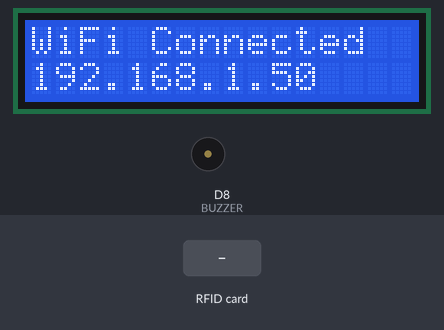
Bench run of a sketch on a simulated ESP8266 (NodeMCU). Parts: 16×2 character LCD, buzzer (waves = sounding, pin HIGH). The inputs (shaded band) are chosen by the test bench. WiFi joins after 1.5 s; servers stay silent unless stated; uploads are accepted with an empty reply; what the sketch prints to the serial monitor is not drawn.

Above: at 1.7 s.
At 4.3 s:
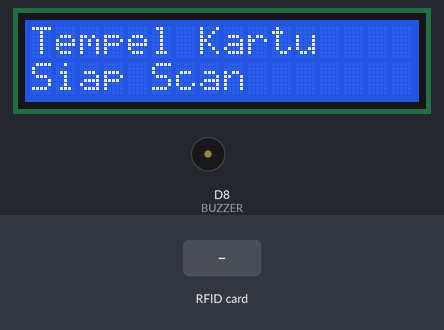
4.4 s: RFID card 5E 7A 19 C4 held to the reader
At 4.66 s:
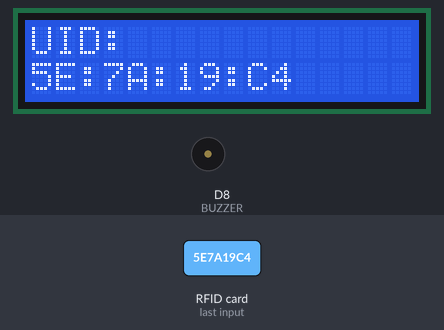
At 5.2 s:
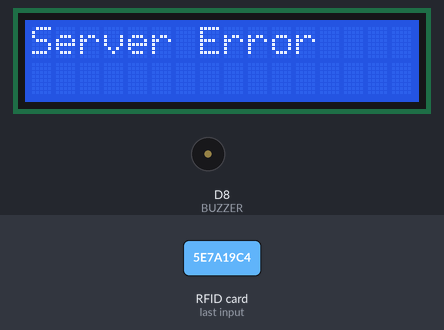
Timing chart, 0 to 7.4 s (numbered marks = the images above; inputs shaded):
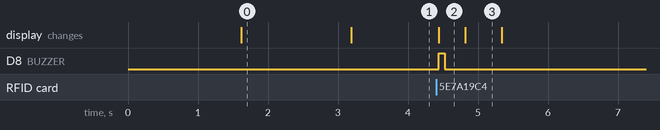

Measured:
- after the input at 4.4 s, D8 (BUZZER): LOW → HIGH at once, → LOW 0.08 s later; the display: changes at once (image 2)
- what the display in image 0 shows lasts 1.6 s, from 1.6 s to 3.2 s
- what the display in image 3 shows lasts 0.5 s, from 4.8 s to 5.3 s

The sketch:

sketch_may29a.ino
```cpp
#include <Wire.h>
#include <LiquidCrystal_I2C.h>
#include <SPI.h>
#include <MFRC522.h>
#include <ESP8266WiFi.h>
#include <ESP8266HTTPClient.h>
#include <WiFiClientSecure.h>
#include <ArduinoJson.h>

// ================= LCD =================
LiquidCrystal_I2C lcd(0x27, 16, 2);

// ================= RFID =================
#define SS_PIN D4
#define RST_PIN D3
#define BUZZER  D8

MFRC522 rfid(SS_PIN, RST_PIN);

// ================= WIFI =================
const char* ssid = "zaydenoman";
const char* password = "ocamocim354@";

// ================= API =================
const char* serverUrl = "https://crud-peserta.yusuf-habib.blog/api/rfid";

// ================= STATE =================
String lastUID = "";
unsigned long lastScanTime = 0;
const unsigned long scanCooldown = 3000; // anti double scan 3 detik

// ================= SETUP =================
void setup() {
  Serial.begin(115200);

  pinMode(BUZZER, OUTPUT);

  lcd.init();
  lcd.backlight();

  showLCD("Connecting WiFi", "");

  WiFi.begin(ssid, password);

  while (WiFi.status() != WL_CONNECTED) {
    delay(300);
    Serial.print(".");
  }

  lcd.clear();
  showLCD("WiFi Connected", WiFi.localIP().toString());

  delay(1500);

  SPI.begin();
  rfid.PCD_Init();

  showLCD("Tempel Kartu", "Siap Scan");
}

// ================= LOOP =================
void loop() {

  // tampil idle (tanpa spam clear terus)
  if (!rfid.PICC_IsNewCardPresent()) return;
  if (!rfid.PICC_ReadCardSerial()) return;

  String uid = getUID();

  // anti scan ulang kartu yang sama
  if (uid == lastUID && millis() - lastScanTime < scanCooldown) {
    rfid.PICC_HaltA();
    return;
  }

  lastUID = uid;
  lastScanTime = millis();

  Serial.println("UID: " + uid);

  showLCD("UID:", uid);

  beep(1, 80);

  sendToServer(uid);

  rfid.PICC_HaltA();

  delay(500);
  showLCD("Tempel Kartu", "Siap Scan");
}

// ================= GET UID =================
String getUID() {
  String uid = "";

  for (byte i = 0; i < rfid.uid.size; i++) {
    if (rfid.uid.uidByte[i] < 0x10) uid += "0";
    uid += String(rfid.uid.uidByte[i], HEX);

    if (i < rfid.uid.size - 1) uid += ":";
  }

  uid.toUpperCase();
  return uid;
}

// ================= SEND API =================
void sendToServer(String uid) {

  if (WiFi.status() != WL_CONNECTED) {
    showLCD("WiFi Lost", "");
    return;
  }

  WiFiClientSecure client;
  client.setInsecure();

  HTTPClient https;
  https.begin(client, serverUrl);
  https.addHeader("Content-Type", "application/json");

  StaticJsonDocument<200> doc;
  doc["uid"] = uid;
  doc["gate"] = 1;

  String payload;
  serializeJson(doc, payload);

  int code = https.POST(payload);

  String response = https.getString();

  Serial.print("HTTP: ");
  Serial.println(code);

  StaticJsonDocument<256> res;
  DeserializationError err = deserializeJson(res, response);

  if (!err) {
    String status = res["status"] | "unknown";
    String resuid = res["uid"] | uid;

    showLCD(status, resuid);
  } else {
    Serial.println("JSON error");
    showLCD("Server Error", "");
  }

  https.end();
}

// ================= LCD HELPER =================
void showLCD(String line1, String line2) {
  lcd.clear();
  lcd.setCursor(0, 0);
  lcd.print(line1);
  lcd.setCursor(0, 1);
  lcd.print(line2);
}

// ================= BUZZER =================
void beep(int times, int d) {
  for (int i = 0; i < times; i++) {
    digitalWrite(BUZZER, HIGH);
    delay(d);
    digitalWrite(BUZZER, LOW);
    delay(d);
  }
}
```
